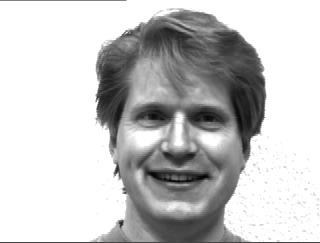
#> input picture service/yalefaces/teste/subject01.happy.jpg, 320 x 243 px, given in place of the camera
$ python reconhecedor_lbph.py
#> lines starting #> are read from the running program, lines starting #| are printed output that depends on the picture; after the words box and inside, x2 and y2 are one past the last pixel; in counts of white or black regions, pixels touching at a corner belong together
### model/dimensao.py
class Dimensao:

    def __init__(self, altura, largura):
        self.altura = altura
        self.largura = largura

### service/reconhecedor_lbph.py
import cv2

from model import dimensao

detectorFace = cv2.CascadeClassifier("../util/haarcascade_frontalface_default.xml")
reconhecedor = cv2.face.LBPHFaceRecognizer_create()
reconhecedor.read("./classificadores/classificadorLBPH.yml")

dimensaoFoto = dimensao.Dimensao(220, 220)
font = cv2.FONT_HERSHEY_COMPLEX_SMALL
camera = cv2.VideoCapture(0)

listaPessoas = [{1, "Jonathan"}, {2, "Pessoa 1"}, {3, "Pedro V."}]

while True:
    conectado, imagem = camera.read()
#> imagem is the input picture: shape (243, 320, 3); min 0, max 255, mean 198.3
    imagemCinza = cv2.cvtColor(imagem, cv2.COLOR_BGR2GRAY)
    facesDetectadas = detectorFace.detectMultiScale(imagemCinza,
                                                    scaleFactor=1.5,
                                                    minSize=(30, 30))
#> facesDetectadas = [[86, 46, 182, 182]]
    for (x, y, l, a) in facesDetectadas:
        imagemFace = cv2.resize(imagemCinza[y:y + a, x:x + l], (dimensaoFoto.largura, dimensaoFoto.altura))
        cv2.rectangle(imagem, (x, y), (x + l, y + a), (0, 0, 255), 2)
        id, confianca = reconhecedor.predict(imagemFace)
        nome = ""

        for idPessoa, nomePessoa in listaPessoas:
            if id == idPessoa:
                nome = nomePessoa

        cv2.putText(imagem, nome, (x, y + (a + 30)), font, 2, (0, 0, 255))
        cv2.putText(imagem, str(confianca), (x, y + (a + 50)), font, 1, (0, 0, 255))
#> this loop made 1 pass
#> (x, y, l, a, id, confianca) on pass 1: (86, 46, 182, 182, 1, 11.66)
#> pass 1, `imagemFace = cv2.resize(imagemCinza[y:y + a, x:x + l], (dimensaoFoto.l..`:
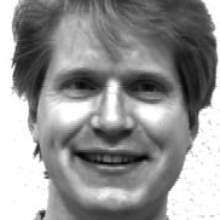
#> imagemFace: shape (220, 220); min 3, max 255, mean 148
#> after the loop:
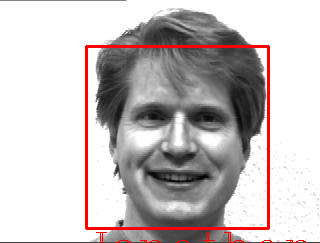
#> imagem: shape (243, 320, 3); 3.07% of pixels changed, all inside (x1, y1, x2, y2) = (85, 45, 307, 243)

    cv2.imshow("Face", imagem)
    if cv2.waitKey(1) == ord('b'):
#> (key Esc is pressed here)
        break

camera.release()
cv2.destroyAllWindows()

$ run again, on service/yalefaces/teste/subject06.happy.jpg
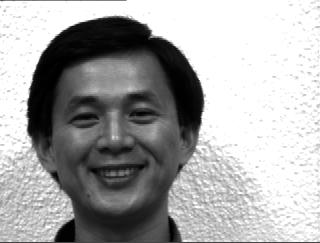
#> input picture service/yalefaces/teste/subject06.happy.jpg, 320 x 243 px, given in place of the camera
#> imagem is the input picture: shape (243, 320, 3); min 0, max 255, mean 166.8
#> facesDetectadas = [[54, 67, 122, 122], [23, 39, 182, 182]]
#> the loop `for (x, y, l, a) in facesDetectadas:` made 2 passes
#> (x, y, l, a, id, confianca) on passes 1 to 2: (54, 67, 122, 122, -1, 1.8e+308), (23, 39, 182, 182, 1, 10.14)
#> pass 1, `imagemFace = cv2.resize(imagemCinza[y:y + a, x:x + l], (dimensaoFoto.l..`:
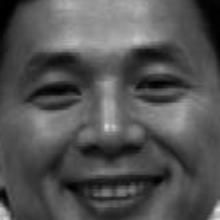
#> imagemFace: shape (220, 220); min 0, max 226, mean 83.5
#> after the loop `for (x, y, l, a) in facesDetectadas:`:
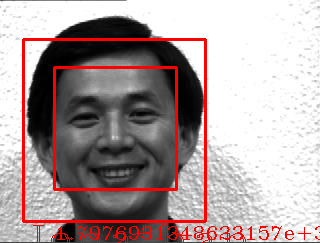
#> imagem: shape (243, 320, 3); 6.27% of pixels changed, all inside (x1, y1, x2, y2) = (22, 38, 320, 243)

$ run again, on service/yalefaces/teste/subject07.happy.jpg
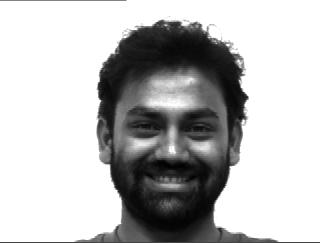
#> input picture service/yalefaces/teste/subject07.happy.jpg, 320 x 243 px, given in place of the camera
#> imagem is the input picture: shape (243, 320, 3); min 0, max 255, mean 187.8
#> facesDetectadas = [[80, 53, 182, 182]]
#> the loop `for (x, y, l, a) in facesDetectadas:` made 1 pass
#> (x, y, l, a, id, confianca) on pass 1: (80, 53, 182, 182, -1, 1.8e+308)
#> pass 1, `imagemFace = cv2.resize(imagemCinza[y:y + a, x:x + l], (dimensaoFoto.l..`:
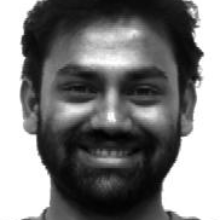
#> imagemFace: shape (220, 220); min 1, max 255, mean 123.5
#> after the loop `for (x, y, l, a) in facesDetectadas:`:
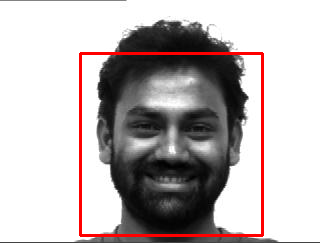
#> imagem: shape (243, 320, 3); 2.8% of pixels changed, all inside (x1, y1, x2, y2) = (79, 52, 264, 237)

$ run again, on service/yalefaces/teste/subject11.happy.jpg
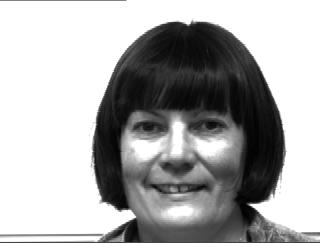
#> input picture service/yalefaces/teste/subject11.happy.jpg, 320 x 243 px, given in place of the camera
#> imagem is the input picture: shape (243, 320, 3); min 0, max 255, mean 171.1
#> facesDetectadas = [[89, 52, 182, 182]]
#> the loop `for (x, y, l, a) in facesDetectadas:` made 1 pass
#> (x, y, l, a, id, confianca) on pass 1: (89, 52, 182, 182, 1, 12.89)
#> pass 1, `imagemFace = cv2.resize(imagemCinza[y:y + a, x:x + l], (dimensaoFoto.l..`:
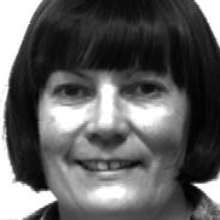
#> imagemFace: shape (220, 220); min 0, max 255, mean 95.3
#> after the loop `for (x, y, l, a) in facesDetectadas:`:
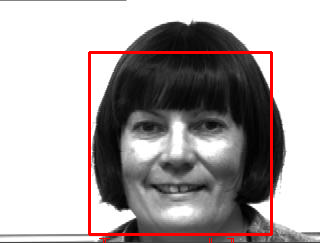
#> imagem: shape (243, 320, 3); 2.86% of pixels changed, all inside (x1, y1, x2, y2) = (88, 51, 273, 243)
